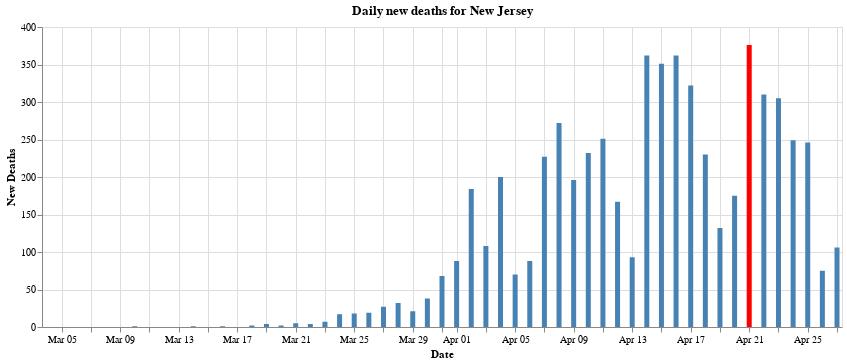

Notebook code for this chart:
### Markdown cell above
## 12 - Graph of daily new deaths in New Jersey

### Code cell
max_daily_increase = daily_new_cases['new_deaths'].max()
# display(max_daily_increase)

chart = alt.Chart(daily_new_cases).mark_bar().encode(
    y=alt.Y('new_deaths:Q', axis=alt.Axis(title='New Deaths')),
    x=alt.X('date:T', axis=alt.Axis(format='%b %d', title='Date')),
    # The highlight will be set on the result of a conditional statement
    color=alt.condition(
        alt.datum.new_deaths == max_daily_increase,
        alt.value('red'),    
        alt.value('steelblue')  
    ),
    tooltip=['date:T','new_deaths']

).properties(
    width=800,
    title="Daily new deaths for New Jersey"
)

    
display(chart)

### Figure 1 — Vega-Lite specification as saved in the notebook (floating-point values rounded to 4 significant figures)
{"config": {"view": {"continuousWidth": 400, "continuousHeight": 300}}, "data": {"name": "data-23a1fe63fe47859c8bea4080e536e8eb"}, "mark": "bar", "encoding": {"color": {"condition": {"value": "red", "test": "(datum.new_deaths === 376)"}, "value": "steelblue"}, "tooltip": [{"type": "temporal", "field": "date"}, {"type": "quantitative", "field": "new_deaths"}], "x": {"type": "temporal", "axis": {"format": "%b %d", "title": "Date"}, "field": "date"}, "y": {"type": "quantitative", "axis": {"title": "New Deaths"}, "field": "new_deaths"}}, "title": "Daily new deaths for New Jersey", "width": 800, "$schema": "https://vega.github.io/schema/vega-lite/v4.8.1.json", "datasets": {"data-23a1fe63fe47859c8bea4080e536e8eb": [{"date": "2020-03-04T00:00:00", "new_cases": 1, "new_deaths": 0}, {"date": "2020-03-05T00:00:00", "new_cases": 1, "new_deaths": 0}, {"date": "2020-03-06T00:00:00", "new_cases": 2, "new_deaths": 0}, {"date": "2020-03-07T00:00:00", "new_cases": 0, "new_deaths": 0}, {"date": "2020-03-08T00:00:00", "new_cases": 2, "new_deaths": 0}, {"date": "2020-03-09T00:00:00", "new_cases": 5, "new_deaths": 0}, {"date": "2020-03-10T00:00:00", "new_cases": 4, "new_deaths": 1}, {"date": "2020-03-11T00:00:00", "new_cases": 8, "new_deaths": 0}, {"date": "2020-03-12T00:00:00", "new_cases": 6, "new_deaths": 0}, {"date": "2020-03-13T00:00:00", "new_cases": 21, "new_deaths": 0}, {"date": "2020-03-14T00:00:00", "new_cases": 25, "new_deaths": 1}, {"date": "2020-03-15T00:00:00", "new_cases": 23, "new_deaths": 0}, {"date": "2020-03-16T00:00:00", "new_cases": 78, "new_deaths": 1}, {"date": "2020-03-17T00:00:00", "new_cases": 92, "new_deaths": 0}, {"date": "2020-03-18T00:00:00", "new_cases": 159, "new_deaths": 2}, {"date": "2020-03-19T00:00:00", "new_cases": 308, "new_deaths": 4}, {"date": "2020-03-20T00:00:00", "new_cases": 161, "new_deaths": 2}, {"date": "2020-03-21T00:00:00", "new_cases": 440, "new_deaths": 5}, {"date": "2020-03-22T00:00:00", "new_cases": 578, "new_deaths": 4}, {"date": "2020-03-23T00:00:00", "new_cases": 930, "new_deaths": 7}, {"date": "2020-03-24T00:00:00", "new_cases": 831, "new_deaths": 17}, {"date": "2020-03-25T00:00:00", "new_cases": 727, "new_deaths": 18}, {"date": "2020-03-26T00:00:00", "new_cases": 2474, "new_deaths": 19}, {"date": "2020-03-27T00:00:00", "new_cases": 1949, "new_deaths": 27}, {"date": "2020-03-28T00:00:00", "new_cases": 2299, "new_deaths": 32}, {"date": "2020-03-29T00:00:00", "new_cases": 2262, "new_deaths": 21}, {"date": "2020-03-30T00:00:00", "new_cases": 3250, "new_deaths": 38}, {"date": "2020-03-31T00:00:00", "new_cases": 2060, "new_deaths": 68}, {"date": "2020-04-01T00:00:00", "new_cases": 3559, "new_deaths": 88}, {"date": "2020-04-02T00:00:00", "new_cases": 3335, "new_deaths": 184}, {"date": "2020-04-03T00:00:00", "new_cases": 4305, "new_deaths": 108}, {"date": "2020-04-04T00:00:00", "new_cases": 4229, "new_deaths": 200}, {"date": "2020-04-05T00:00:00", "new_cases": 3381, "new_deaths": 70}, {"date": "2020-04-06T00:00:00", "new_cases": 3585, "new_deaths": 88}, {"date": "2020-04-07T00:00:00", "new_cases": 3326, "new_deaths": 227}, {"date": "2020-04-08T00:00:00", "new_cases": 3021, "new_deaths": 272}, {"date": "2020-04-09T00:00:00", "new_cases": 3590, "new_deaths": 196}, {"date": "2020-04-10T00:00:00", "new_cases": 3561, "new_deaths": 232}, {"date": "2020-04-11T00:00:00", "new_cases": 3563, "new_deaths": 251}, {"date": "2020-04-12T00:00:00", "new_cases": 3699, "new_deaths": 167}, {"date": "2020-04-13T00:00:00", "new_cases": 2734, "new_deaths": 93}, {"date": "2020-04-14T00:00:00", "new_cases": 4240, "new_deaths": 362}, {"date": "2020-04-15T00:00:00", "new_cases": 2206, "new_deaths": 351}, {"date": "2020-04-16T00:00:00", "new_cases": 4287, "new_deaths": 362}, {"date": "2020-04-17T00:00:00", "new_cases": 3150, "new_deaths": 322}, {"date": "2020-04-18T00:00:00", "new_cases": 2953, "new_deaths": 230}, {"date": "2020-04-19T00:00:00", "new_cases": 3881, "new_deaths": 132}, {"date": "2020-04-20T00:00:00", "new_cases": 3505, "new_deaths": 175}, {"date": "2020-04-21T00:00:00", "new_cases": 3581, "new_deaths": 376}, {"date": "2020-04-22T00:00:00", "new_cases": 3478, "new_deaths": 310}, {"date": "2020-04-23T00:00:00", "new_cases": 4124, "new_deaths": 305}, {"date": "2020-04-24T00:00:00", "new_cases": 2207, "new_deaths": 249}, {"date": "2020-04-25T00:00:00", "new_cases": 3327, "new_deaths": 246}, {"date": "2020-04-26T00:00:00", "new_cases": 3515, "new_deaths": 75}, {"date": "2020-04-27T00:00:00", "new_cases": 2150, "new_deaths": 106}]}}
